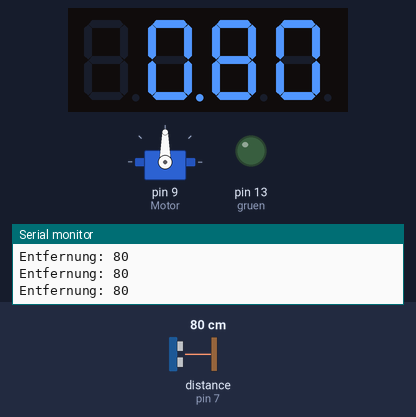
Recording of a sketch running on a simulated Arduino Uno, built with avr-gcc and run on an emulated ATmega328P. On the bench: servo, 4-digit seven-segment display, output pins drawn as LEDs (lit = HIGH), the last lines printed to the serial monitor. Inputs (shaded band) come from the test bench; at power-on: distance to the obstacle (sensor on pin 7) 80 cm. The echo pulse lasts 58.3 µs per cm; pins used as bus, display or sensor lines are not drawn.

Above: at 1.2 s.
1.3 s: distance to the obstacle (sensor on pin 7) set to 13 cm
At 2.2 s:
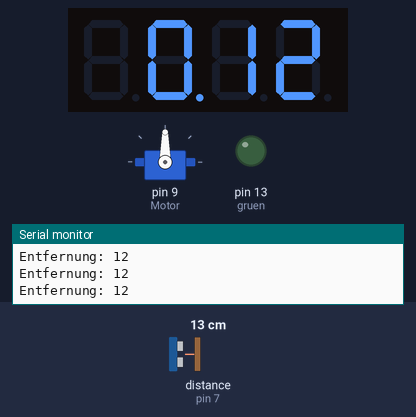
3.0 s: distance to the obstacle (sensor on pin 7) set to 10 cm
At 3.8 s:
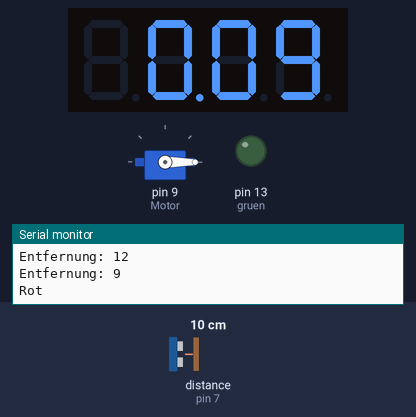
At 12.3 s:
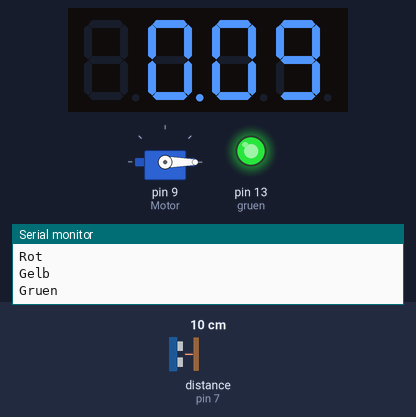
Timing chart, 0 to 20.8 s (numbered marks = the images above; inputs shaded):
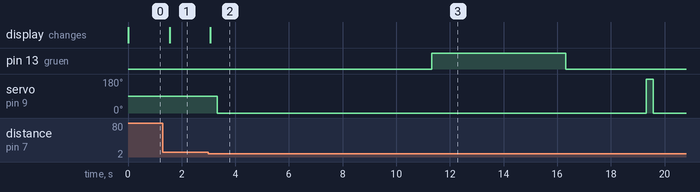

Measured:
- the behaviour switches between 12 and 11 cm on distance to the obstacle (sensor on pin 7) (found by bisection; images 1 and 2)
- after the input at 1.3 s, the display: changes after 0.25 s (image 1)
- after the input at 3.0 s, pin 13 (gruen): LOW → HIGH after 8.3 s, → LOW 5.0 s later; servo on pin 9 (Motor): 90° → 0° after 0.33 s, → 180° 16.0 s later, → 0° 0.25 s later; the display: changes after 0.08 s (image 2)

The sketch:

sketch_jan25a5.ino
```cpp
#include <Servo.h>
#include <SevSeg.h>

SevSeg sevseg; //Instantiate a seven segment controller object

int rot=10;
int gelb=6;
int gruen=13;
int trigger=8;
int echo=7;
long entfernung=0;
long dauer=0;

Servo Motor;  // create servo object to control a servo

void setup() {
  Motor.attach(9);  // attaches the servo on pin 9 to the servo object
  pinMode(rot, OUTPUT);
  pinMode(gelb, OUTPUT);
  pinMode(gruen, OUTPUT);
  pinMode(trigger, OUTPUT);
  pinMode(echo, INPUT);
  digitalWrite(gelb, LOW);
  digitalWrite(rot, HIGH);
  Serial.begin(9600);

  byte numDigits = 4;
  byte digitPins[] = {2, 3, 4, 5};
  byte segmentPins[] = {6, 7, 8, 9, 10, 11, 12, 13};
  bool resistorsOnSegments = false; // 'false' means resistors are on digit pins
  byte hardwareConfig = COMMON_CATHODE; // See README.md for options
  bool updateWithDelays = false; // Default 'false' is Recommended
  bool leadingZeros = false; // Use 'true' if you'd like to keep the leading zeros
  bool disableDecPoint = true; // Use 'true' if your decimal point doesn't exist or isn't connected. Then, you only need to specify 7 segmentPins[]

  sevseg.begin(hardwareConfig, numDigits, digitPins, segmentPins, resistorsOnSegments, updateWithDelays, leadingZeros, disableDecPoint);
  sevseg.setBrightness(90);
}

void loop() {
  digitalWrite(trigger, LOW);
  delay(1);
  digitalWrite(trigger, HIGH);
  delay(1);
  digitalWrite(trigger, LOW);
  dauer = pulseIn(echo, HIGH);
  entfernung = (dauer/2) * 0.03432;
  Serial.print("Entfernung: ");
  Serial.println(entfernung);
  sevseg.setNumber(entfernung, 2);
  sevseg.refreshDisplay();
  delay(250);
  if (entfernung <= 10){
    Serial.println("Rot");
    digitalWrite(gelb, LOW);
    digitalWrite(rot, HIGH);
    Motor.write(0);  // move servo to 0 degrees
    delay(5000);
    Serial.println("Gelb");
    digitalWrite(gelb, HIGH);
    delay(3000);
    Serial.println("Gruen");
    digitalWrite(rot, LOW);
    digitalWrite(gelb, LOW);
    digitalWrite(gruen, HIGH);
    delay(5000);
    Serial.println("Gelb");
    digitalWrite(gruen, LOW);
    digitalWrite(gelb, HIGH);
    delay(3000);
    Serial.println("Rot");
    digitalWrite(gelb, LOW);
    digitalWrite(rot, HIGH);
    Motor.write(180);  // move servo to 180 degrees
  }
  else
  {
    digitalWrite(rot, HIGH);
  }
}
```
